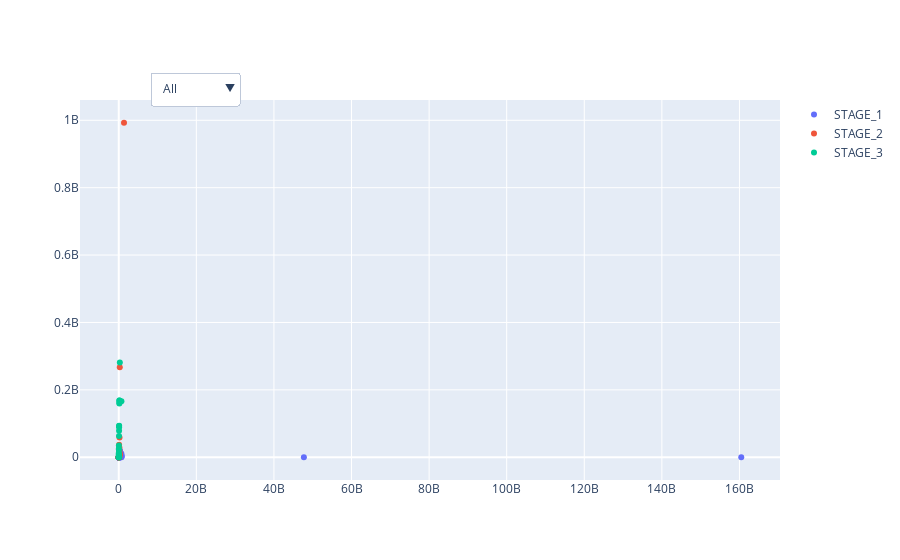

The notebook cell this image was saved under:
### Markdown cell above
# EALB (ECL Provision vs. EAD) by Customer (( Interactive Scatter Chart ))

### Code cell
stages = sorted(pivot_table_df['Stage'].unique())
print(stages)

# Create a trace for each stage
traces = []
for stage in stages:
    stage_df = pivot_table_df[pivot_table_df['Stage'] == stage]
    trace = go.Scatter(
        x=stage_df["Current Exposure"],
        y=stage_df["ECL final after all edit"],
        mode='markers',
        hoverinfo='text',
        hovertext=[f'EAD Amount: {ead:,.0f} | ECL: {imp:,.0f} | ECL Coverage: {cov * 100:.0f}% | CUST: {acc_id}' 
                   for ead, imp, cov, acc_id in zip(stage_df["Current Exposure"], 
                                               stage_df["ECL final after all edit"], 
                                               stage_df["ECL Coverage Ratio "],
                                               stage_df["Customer Name"])],
        name=stage,  # Set the trace name to the stage
        visible=True  # Initially show all traces
    )
    traces.append(trace)

figv = go.Figure(data=traces)

# Create the dropdown menu
buttons = [dict(label="All", method="update", args=[{"visible": [True] * len(stages)}])]  # Show all traces

for i, stage in enumerate(stages):
    visibility = [False] * len(stages)
    visibility[i] = True
    buttons.append(dict(label=stage, method="update", args=[{"visible": visibility}]))

figv.update_layout(
    updatemenus=[
        dict(
            buttons=buttons,
            direction="down",
            pad={"r": 10, "t": 10},
            showactive=True,
            x=0.1,
            xanchor="left",
            y=1.1,
            yanchor="top"
        ),
    ]
)
figv.write_html("EALB (ECL Provision vs. EAD Amount) by CUST ID SA.html")
figv.show()

### Figure 1 — Plotly figure (JSON) as saved in the notebook; plotly's stock layout.template omitted (floating-point values rounded to 4 significant figures; data arrays with more than 128 entries replaced by an {"elided": "..."} marker saying what was removed)
{"data": [{"hoverinfo": "text", "hovertext": {"elided": "250 str values"}, "mode": "markers", "name": "STAGE_1", "type": "scatter", "visible": true, "x": {"elided": "250 float values"}, "y": {"elided": "250 float values"}}, {"hoverinfo": "text", "hovertext": ["EAD Amount: 1,355,554,984 | ECL: 992,700,884 | ECL Coverage: 73% | CUST: ['ايفر جرو للأسمدة المتخصصه']", "EAD Amount: 166,690,879 | ECL: 19,735,686 | ECL Coverage: 12% | CUST: ['يو اى فاينانس ش.م.م']", "EAD Amount: 80,211,222 | ECL: 2,823,384 | ECL Coverage: 4% | CUST: ['تمويل فاينانس']", "EAD Amount: 150,634,749 | ECL: 14,338,101 | ECL Coverage: 10% | CUST: ['رواج للتمويل الاستهلاكي']", "EAD Amount: 266,748,542 | ECL: 266,748,542 | ECL Coverage: 100% | CUST: ['شركة الابحاث العلمية والتعليم والتطوير']", "EAD Amount: 32 | ECL: 13 | ECL Coverage: 39% | CUST: ['وشركة الصافي للاستيراد والتصدير والتوكيلات التجارية']", "EAD Amount: 13,846 | ECL: 7,647 | ECL Coverage: 55% | CUST: ['فوسابالم للاستثمار العقاري']", "EAD Amount: 315,063,622 | ECL: 9,740,542 | ECL Coverage: 3% | CUST: ['ش التجاره العالميه داندى ميجامولمجمع ال']", "EAD Amount: 195,737,161 | ECL: 58,249,765 | ECL Coverage: 30% | CUST: ['شركه نويبا شارم للمشروعات السياحيه']", "EAD Amount: 94,898,750 | ECL: 37,435,955 | ECL Coverage: 39% | CUST: ['ش لاند مارك للاستثمار العقارى والسياحى']", "EAD Amount: 6,560,281 | ECL: 287,052 | ECL Coverage: 4% | CUST: ['شركة تيمكون لمقاولات الانشاءات المعمارية']", "EAD Amount: 50,770,320 | ECL: 4,240,805 | ECL Coverage: 8% | CUST: ['أر أي زد جروب للتجارة']", "EAD Amount: 14,231,039 | ECL: 971,787 | ECL Coverage: 7% | CUST: ['بورسعيد للتصنيع الغذائى ( رياده )']", "EAD Amount: 94,729,769 | ECL: 8,706,961 | ECL Coverage: 9% | CUST: ['شركة قسطلي للتمويل العقاري والاستهلاكي']", "EAD Amount: 29 | ECL: 16 | ECL Coverage: 55% | CUST: ['جمعيه شير فى الخير']", "EAD Amount: 48,618,652 | ECL: 95,351 | ECL Coverage: 0% | CUST: ['شركة الترا للمنتجات الطبية(التراميد)']", "EAD Amount: 2 | ECL: 1 | ECL Coverage: 39% | CUST: ['شركه ايديال كونكريت و شركه يثرب للمستودعات وتخزين البضائع']", "EAD Amount: 53 | ECL: 29 | ECL Coverage: 55% | CUST: ['صيدليه د هشام عباس محمود اباظه']", "EAD Amount: 32 | ECL: 18 | ECL Coverage: 55% | CUST: ['مشروع كنوز الخير لمستفيدي برنامج فرصة-جمعية كنوز البردويل']", "EAD Amount: 66 | ECL: 36 | ECL Coverage: 55% | CUST: ['صيدلية /محمد رمضان الشبراوي محمد']", "EAD Amount: 3,130 | ECL: 1,729 | ECL Coverage: 55% | CUST: ['احمد على مهدى على ابوطالب -التعمير للمحاجر']", "EAD Amount: 1,085 | ECL: 604 | ECL Coverage: 56% | CUST: ['دجلة للاستثمار العقارى']", "EAD Amount: 393 | ECL: 219 | ECL Coverage: 56% | CUST: ['دجلة مكس للمنتجات الخرسانية']", "EAD Amount: 560 | ECL: 311 | ECL Coverage: 56% | CUST: ['شركة الجيزة العامة للمقاولات']", "EAD Amount: 68,847,576 | ECL: 6,957,254 | ECL Coverage: 10% | CUST: ['شركة درة الفيروزالعقارية وشركة أل عتريس مصر']", "EAD Amount: 21 | ECL: 12 | ECL Coverage: 55% | CUST: ['شركه الامل للتعمير']", "EAD Amount: 148,778,640 | ECL: 0 | ECL Coverage: 0% | CUST: ['الشركه الاهليه العقاريه للاستثمارات']", "EAD Amount: 45 | ECL: 25 | ECL Coverage: 56% | CUST: ['المؤسسة الثلاثية للتنمية العقارية']", "EAD Amount: 178,107,297 | ECL: 28,443,754 | ECL Coverage: 16% | CUST: ['شركة ارضك للتنمية والاستثمار العقاري ش م م']", "EAD Amount: 7,489,354 | ECL: 575,777 | ECL Coverage: 8% | CUST: ['ش بيت الخبرة الاستشاري ميشن للاستثمار و التنمية']", "EAD Amount: 62 | ECL: 34 | ECL Coverage: 55% | CUST: ['ش ايه كي ايه للتجاره والتوريدات لصاحبها(ايمن محمد السيد اكاه)']", "EAD Amount: 200,029,653 | ECL: 5,697,066 | ECL Coverage: 3% | CUST: ['شركة سيوة للتوريدات والمقاولات المتكاملة واعمال المحاجر']", "EAD Amount: 2 | ECL: 1 | ECL Coverage: 55% | CUST: ['شركة محمد مصطفى السيد - مؤسسة ابو الليف']", "EAD Amount: 81,199,801 | ECL: 3,946,555 | ECL Coverage: 5% | CUST: ['الشركة المصرية للحديد الآسفنجي و الصلب ش م م']", "EAD Amount: 78,137,701 | ECL: 4,004,009 | ECL Coverage: 5% | CUST: ['شركة المصانع الدولية لدرفله الصلب']", "EAD Amount: 53,611,309 | ECL: 1,301,694 | ECL Coverage: 2% | CUST: ['المصريه الامريكيه لدرفله الصلب']", "EAD Amount: 2 | ECL: 1 | ECL Coverage: 55% | CUST: ['شركه احمد يوسف عوض محمود']"], "mode": "markers", "name": "STAGE_2", "type": "scatter", "visible": true, "x": [1356000000.0, 166700000.0, 80210000.0, 150600000.0, 266700000.0, 32.12, 13850.0, 315100000.0, 195700000.0, 94900000.0, 6560000.0, 50770000.0, 14230000.0, 94730000.0, 28.67, 48620000.0, 2.46, 52.73, 32.2, 65.76, 3130.0, 1085.0, 393.0, 560.0, 68850000.0, 21.33, 148800000.0, 45.0, 178100000.0, 7489000.0, 61.53, 200000000.0, 1.69, 81200000.0, 78140000.0, 53610000.0, 2.33], "y": [992700000.0, 19740000.0, 2823000.0, 14340000.0, 266700000.0, 12.5, 7647.0, 9741000.0, 58250000.0, 37440000.0, 287100.0, 4241000.0, 971800.0, 8707000.0, 15.83, 95350.0, 0.9574, 29.12, 17.78, 36.32, 1729.0, 603.5, 218.6, 311.5, 6957000.0, 11.78, 0.0, 25.03, 28440000.0, 575800.0, 33.98, 5697000.0, 0.9333, 3947000.0, 4004000.0, 1302000.0, 1.287]}, {"hoverinfo": "text", "hovertext": ["EAD Amount: 6,983,874 | ECL: 6,983,874 | ECL Coverage: 100% | CUST: ['احمد محمد امام ( مجموعة العمارة اليوم استشارات هندسية'\n 'برنامج الأصول الثابتة - شركة إيجابي' 'تطوير قرية اصالة'\n 'فروق ضرائب سابقة'\n 'مستحق للبنك اسهم المهندسون المصريون      ( عاطف سلام )']", "EAD Amount: 9,501,154 | ECL: 9,501,154 | ECL Coverage: 100% | CUST: ['شركه سيف للتنميه العقاريه و التجاره']", "EAD Amount: 230 | ECL: 230 | ECL Coverage: 100% | CUST: ['شركة احمد سمير توفيق محمد']", "EAD Amount: 34,590,581 | ECL: 34,590,581 | ECL Coverage: 100% | CUST: ['العربي لعبوات البلاستيك السيد العربي محمد السيد وشركاه']", "EAD Amount: 1,500,881 | ECL: 1,500,881 | ECL Coverage: 100% | CUST: ['شركة العلا ( صلاح نافع وشركاه ) بروتوكول تعاون  المجموعة المالية هيرميس']", "EAD Amount: 168,499,660 | ECL: 168,499,660 | ECL Coverage: 100% | CUST: ['قويسنا لمستلزمات الانتاج الزراعى']", "EAD Amount: 168,083,356 | ECL: 168,083,356 | ECL Coverage: 100% | CUST: ['قويسنا للتنمية الزراعية (ش.م,م)']", "EAD Amount: 89,376,044 | ECL: 89,376,044 | ECL Coverage: 100% | CUST: ['شركة السلام لتجارة الاسمده الكيماوية']", "EAD Amount: 93,694,239 | ECL: 93,694,239 | ECL Coverage: 100% | CUST: ['شركة السلام لتجارة توزيع الاسمدة الكيماوية']", "EAD Amount: 92,421,600 | ECL: 92,421,600 | ECL Coverage: 100% | CUST: ['الحياة لمستلزمات الانتاج الزراعى واستصلاح الاراضى ش م م']", "EAD Amount: 63,201,450 | ECL: 63,201,450 | ECL Coverage: 100% | CUST: ['الحياه لصناعه الاسمدة الكيماويه']", "EAD Amount: 77,599,463 | ECL: 0 | ECL Coverage: 0% | CUST: ['شركه ساحل جنوب سيناء للا ستثمار والتنميه']", "EAD Amount: 931,496 | ECL: 0 | ECL Coverage: 0% | CUST: ['مجدالدين محمدمحمدفندق الالفى السياحى']", "EAD Amount: 54 | ECL: 54 | ECL Coverage: 100% | CUST: ['ش0بور ميريت للتنميه السياحيه']", "EAD Amount: 489,297 | ECL: 489,297 | ECL Coverage: 100% | CUST: ['الاتحاد العربى للاستثمار العقارى']", "EAD Amount: 161,528,799 | ECL: 161,528,799 | ECL Coverage: 100% | CUST: ['شركة البحيرة للاسمدة والكيماويات']", "EAD Amount: 78,698,484 | ECL: 78,698,484 | ECL Coverage: 100% | CUST: ['جمعيه رجال الاعمال بأسيوط(م.ت-المنشات الصغيره)']", "EAD Amount: 25,427,847 | ECL: 25,427,847 | ECL Coverage: 100% | CUST: ['الماسيه للانشاء والتعمير']", "EAD Amount: 34,689,310 | ECL: 21,982,494 | ECL Coverage: 63% | CUST: ['شركة مكسيم للخرسانة الجاهزة ومواد البناء ش م م']", "EAD Amount: 691,705,180 | ECL: 165,943,515 | ECL Coverage: 24% | CUST: ['شركهجراند بيتش للتنميهالسياحيه والعقاريه']", "EAD Amount: 159,260,235 | ECL: 159,260,235 | ECL Coverage: 100% | CUST: ['شركه التحرير العقارية']", "EAD Amount: 12 | ECL: 0 | ECL Coverage: 0% | CUST: ['شركه نويفا ميريت للتنميه السياحيه']", "EAD Amount: 281,355,385 | ECL: 281,355,385 | ECL Coverage: 100% | CUST: ['الشركة الاهلية للتنمية الزراعية']", "EAD Amount: 12,383,213 | ECL: 12,383,213 | ECL Coverage: 100% | CUST: ['الاخوه العرب للاسمده والمستلزمات الزراعيه']"], "mode": "markers", "name": "STAGE_3", "type": "scatter", "visible": true, "x": [6984000.0, 9501000.0, 230.1, 34590000.0, 1501000.0, 168500000.0, 168100000.0, 89380000.0, 93690000.0, 92420000.0, 63200000.0, 77600000.0, 931500.0, 54.26, 489300.0, 161500000.0, 78700000.0, 25430000.0, 34690000.0, 691700000.0, 159300000.0, 11.59, 281400000.0, 12380000.0], "y": [6984000.0, 9501000.0, 230.1, 34590000.0, 1501000.0, 168500000.0, 168100000.0, 89380000.0, 93690000.0, 92420000.0, 63200000.0, 0.0, 0.0, 54.26, 489300.0, 161500000.0, 78700000.0, 25430000.0, 21980000.0, 165900000.0, 159300000.0, 0.0, 281400000.0, 12380000.0]}], "layout": {"updatemenus": [{"buttons": [{"args": [{"visible": [true, true, true]}], "label": "All", "method": "update"}, {"args": [{"visible": [true, false, false]}], "label": "STAGE_1", "method": "update"}, {"args": [{"visible": [false, true, false]}], "label": "STAGE_2", "method": "update"}, {"args": [{"visible": [false, false, true]}], "label": "STAGE_3", "method": "update"}], "direction": "down", "pad": {"r": 10, "t": 10}, "showactive": true, "x": 0.1, "xanchor": "left", "y": 1.1, "yanchor": "top"}]}}
